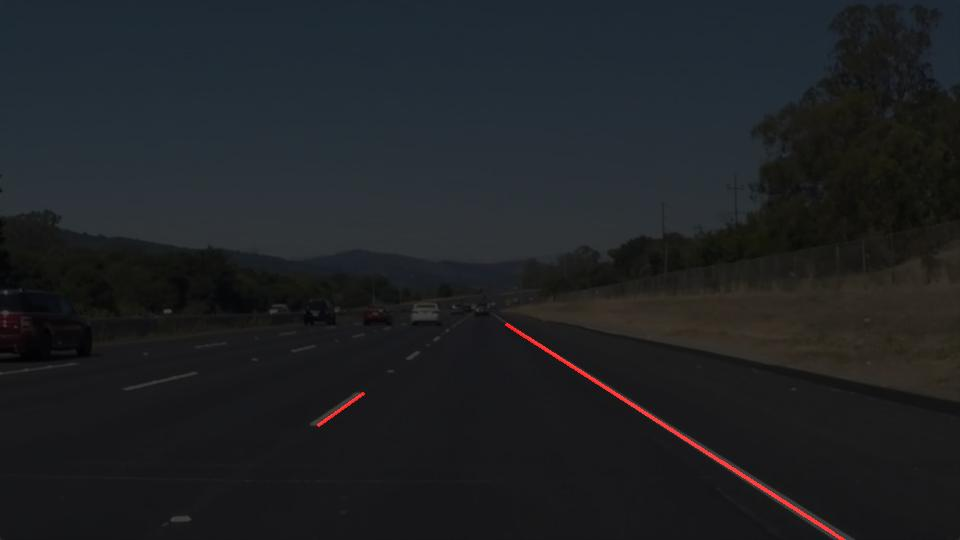
#> input picture test_images_output/solidWhiteRight.jpg, 960 x 540 px
$ python -i P1.py   (imports and definitions only)
#> lines starting #> are read from the running program, lines starting #| are printed output that depends on the picture; after the words box and inside, x2 and y2 are one past the last pixel; in counts of white or black regions, pixels touching at a corner belong together
#!/usr/bin/env python
# coding: utf-8

# # Self-Driving Car Engineer Nanodegree
#
#
# ## Project: **Finding Lane Lines on the Road**
# ***
# In this project, you will use the tools you learned about in the lesson to identify lane lines on the road.  You can develop your pipeline on a series of individual images, and later apply the result to a video stream (really just a series of images). Check out the video clip "raw-lines-example.mp4" (also contained in this repository) to see what the output should look like after using the helper functions below.
#
# Once you have a result that looks roughly like "raw-lines-example.mp4", you'll need to get creative and try to average and/or extrapolate the line segments you've detected to map out the full extent of the lane lines.  You can see an example of the result you're going for in the video "P1_example.mp4".  Ultimately, you would like to draw just one line for the left side of the lane, and one for the right.
#
# In addition to implementing code, there is a brief writeup to complete. The writeup should be completed in a separate file, which can be either a markdown file or a pdf document. There is a [write up template](https://github.com/udacity/CarND-LaneLines-P1/blob/master/writeup_template.md) that can be used to guide the writing process. Completing both the code in the Ipython notebook and the writeup template will cover all of the [rubric points](https://review.udacity.com/#!/rubrics/322/view) for this project.
#
# ---
# Let's have a look at our first image called 'test_images/solidWhiteRight.jpg'.  Run the 2 cells below (hit Shift-Enter or the "play" button above) to display the image.
#
# **Note: If, at any point, you encounter frozen display windows or other confounding issues, you can always start again with a clean slate by going to the "Kernel" menu above and selecting "Restart & Clear Output".**
#
# ---

# **The tools you have are color selection, region of interest selection, grayscaling, Gaussian smoothing, Canny Edge Detection and Hough Tranform line detection.  You  are also free to explore and try other techniques that were not presented in the lesson.  Your goal is piece together a pipeline to detect the line segments in the image, then average/extrapolate them and draw them onto the image for display (as below).  Once you have a working pipeline, try it out on the video stream below.**
#
# ---
#
# <figure>
#  <img src="examples/line-segments-example.jpg" width="380" alt="Combined Image" />
#  <figcaption>
#  <p></p>
#  <p style="text-align: center;"> Your output should look something like this (above) after detecting line segments using the helper functions below </p>
#  </figcaption>
# </figure>
#  <p></p>
# <figure>
#  <img src="examples/laneLines_thirdPass.jpg" width="380" alt="Combined Image" />
#  <figcaption>
#  <p></p>
#  <p style="text-align: center;"> Your goal is to connect/average/extrapolate line segments to get output like this</p>
#  </figcaption>
# </figure>

# **Run the cell below to import some packages.  If you get an `import error` for a package you've already installed, try changing your kernel (select the Kernel menu above --> Change Kernel).  Still have problems?  Try relaunching Jupyter Notebook from the terminal prompt.  Also, consult the forums for more troubleshooting tips.**

# ## Import Packages

# In[9]:


#importing some useful packages
import matplotlib.pyplot as plt
import matplotlib.image as mpimg
import numpy as np
import cv2
# % matplotlib inline


# ## Read in an Image

# In[10]:


# Reading in an image
# [5 lines not run here, left out]


# ## Ideas for Lane Detection Pipeline

# **Some OpenCV functions (beyond those introduced in the lesson) that might be useful for this project are:**
#
# `cv2.inRange()` for color selection
# `cv2.fillPoly()` for regions selection
# `cv2.line()` to draw lines on an image given endpoints
# `cv2.addWeighted()` to coadd / overlay two images
# `cv2.cvtColor()` to grayscale or change color
# `cv2.imwrite()` to output images to file
# `cv2.bitwise_and()` to apply a mask to an image
#
# **Check out the OpenCV documentation to learn about these and discover even more awesome functionality!**

# ## Helper Functions

# Below are some helper functions to help get you started. They should look familiar from the lesson!

# In[30]:


import math

def grayscale(img):
    """Applies the Grayscale transform
    This will return an image with only one color channel
    but NOTE: to see the returned image as grayscale
    (assuming your grayscaled image is called 'gray')
    you should call plt.imshow(gray, cmap='gray')"""
    return cv2.cvtColor(img, cv2.COLOR_RGB2GRAY)
    # Or use BGR2GRAY if you read an image with cv2.imread()
    # return cv2.cvtColor(img, cv2.COLOR_BGR2GRAY)

def canny(img, low_threshold, high_threshold):
    """Applies the Canny transform"""
    return cv2.Canny(img, low_threshold, high_threshold)

def gaussian_blur(img, kernel_size):
    """Applies a Gaussian Noise kernel"""
    return cv2.GaussianBlur(img, (kernel_size, kernel_size), 0)

def region_of_interest(img, vertices):
    """
    Applies an image mask.

    Only keeps the region of the image defined by the polygon
    formed from `vertices`. The rest of the image is set to black.
    `vertices` should be a numpy array of integer points.
    """
    #defining a blank mask to start with
    mask = np.zeros_like(img)

    #defining a 3 channel or 1 channel color to fill the mask with depending on the input image
    if len(img.shape) > 2:
        channel_count = img.shape[2]  # i.e. 3 or 4 depending on your image
        ignore_mask_color = (255,) * channel_count
    else:
        ignore_mask_color = 255

    #filling pixels inside the polygon defined by "vertices" with the fill color
    cv2.fillPoly(mask, vertices, ignore_mask_color)

    #returning the image only where mask pixels are nonzero
    masked_image = cv2.bitwise_and(img, mask)
    return masked_image


def draw_lines(img, lines, color=[255, 0, 0], thickness=2):
    """
    NOTE: this is the function you might want to use as a starting point once you want to
    average/extrapolate the line segments you detect to map out the full
    extent of the lane (going from the result shown in raw-lines-example.mp4
    to that shown in P1_example.mp4).

    Think about things like separating line segments by their
    slope ((y2-y1)/(x2-x1)) to decide which segments are part of the left
    line vs. the right line.  Then, you can average the position of each of
    the lines and extrapolate to the top and bottom of the lane.

    This function draws `lines` with `color` and `thickness`.
    Lines are drawn on the image inplace (mutates the image).
    If you want to make the lines semi-transparent, think about combining
    this function with the weighted_img() function below
    """
    for line in lines:
        for x1,y1,x2,y2 in line:
            cv2.line(img, (x1, y1), (x2, y2), color, thickness)

# [37 lines of commented-out code are left out]


def hough_lines(img, rho, theta, threshold, min_line_len, max_line_gap):
    """
    `img` should be the output of a Canny transform.

    Returns an image with hough lines drawn.
    """
    lines = cv2.HoughLinesP(img, rho, theta, threshold, np.array([]), minLineLength=min_line_len, maxLineGap=max_line_gap)
    line_img = np.zeros((img.shape[0], img.shape[1], 3), dtype=np.uint8)
    draw_lines(line_img, lines)
    return line_img

# Python 3 has support for cool math symbols.

def weighted_img(img, initial_img, α=0.8, β=1., γ=0.):
    """
    `img` is the output of the hough_lines(), An image with lines drawn on it.
    Should be a blank image (all black) with lines drawn on it.

    `initial_img` should be the image before any processing.

    The result image is computed as follows:

    initial_img * α + img * β + γ
    NOTE: initial_img and img must be the same shape!
    """
    return cv2.addWeighted(initial_img, α, img, β, γ)

# [14 lines left out: function get_lines_vertices, not called in this run]


# ## Test Images
#
# Build your pipeline to work on the images in the directory "test_images"
# **You should make sure your pipeline works well on these images before you try the videos.**

# In[18]:


import os
import operator
dir_name = "test_images"
# [1 line that did not run here, left out]


# ## Build a Lane Finding Pipeline
#
#

# Build the pipeline and run your solution on all test_images. Make copies into the `test_images_output` directory, and you can use the images in your writeup report.
#
# Try tuning the various parameters, especially the low and high Canny thresholds as well as the Hough lines parameters.

# In[31]:


# Choose the image number to analyze
image_number = 3;
image_numbers =  [1]
# image_numbers = range(len(images))

output_dir = "test_images_output"
save_fig = True

# [53 lines not run here, left out]


# In[81]:


# [1 line that did not run here, left out]
# [1 line that did not run here, left out]
# plt.imshow(masked_image)
# [1 line that did not run here, left out]
# [1 line that did not run here, left out]

# plt.imshow(hough_lines(masked_image, rho, theta, threshold, min_line_length, max_line_gap))

# draw_lines(line_img, lines)
color=[255, 0, 0]
thickness=2
# plt.imshow(line_img)

# # Classify the points in a line by their slope
# # Each line contains a list of [x,y] points. These points are then to be used in a least squares problem to find the lines
# line_left = []
# line_right = []
# for line in lines:
#     for x1,y1,x2,y2 in line:
#         m = (y2-y1)/(x2-x1)
#         if m > 0:
#             line_left.append([x1,y1])
#             line_left.append([x2,y2])
#         else:
#             line_right.append([x1,y1])
#             line_right.append([x2,y2])
# # # for line in lines:
# # #     for x1,y1,x2,y2 in line:
# # #         m = (y2-y1)/(x2-x1)
# # #         if m > 0:
# # #             line_left.append([x1,y1])
# # #             line_left.append([x2,y2])
# # #         else:
# # #             line_right.append([x1,y1])
# # #             line_right.append([x2,y2])


# # Determine slope and offset of left line
# # x-points
# points_x_left = [i for (i,j) in line_left]
# points_y_left = [j for (i,j) in line_left]
# points_x_right = [i for (i,j) in line_right]
# points_y_right = [j for (i,j) in line_right]

# (slope_left, intercept_left) = np.polyfit(points_x_left, points_y_left, 1)
# (slope_right, intercept_right) = np.polyfit(points_x_right, points_y_right, 1)
# # print("slope_left: " + str(slope_left))
# # print("slope_right: " + str(slope_right))
# plt.imshow(image)
# # plt.show()

# x_axis = np.linspace(min(points_x_left), max(points_x_left), 100)
# y_axis = slope_left * x_axis + intercept_left
# plt.plot(x_axis, y_axis,'-r',lw=5)
# x_axis = np.linspace(min(points_x_right), max(points_x_right), 100)
# y_axis = slope_right * x_axis + intercept_right
# # plt.plot(x_axis, y_axis,'-r',lw=5)

# # img = line_img


line_left = []
line_right = []
# [9 lines not run here, left out]

# Determine slope and offset of left line
# x-points
points_x_left = [i for (i,j) in line_left]
points_y_left = [j for (i,j) in line_left]
points_x_right = [i for (i,j) in line_right]
points_y_right = [j for (i,j) in line_right]

# [1 line that did not run here, left out]
# [1 line that did not run here, left out]

# Create x and y points for the left image
# [1 line that did not run here, left out]
# [1 line that did not run here, left out]
# Create x and y points for the right image
# [1 line that did not run here, left out]
# [1 line that did not run here, left out]

# Find indices of min and max points of left image
# [1 line that did not run here, left out]
# [1 line that did not run here, left out]
# [1 line that did not run here, left out]
# [1 line that did not run here, left out]

# [12 lines not run here, left out]


# ## Test on Videos
#
# You know what's cooler than drawing lanes over images? Drawing lanes over video!
#
# We can test our solution on two provided videos:
#
# `solidWhiteRight.mp4`
#
# `solidYellowLeft.mp4`
#
# **Note: if you get an import error when you run the next cell, try changing your kernel (select the Kernel menu above --> Change Kernel). Still have problems? Try relaunching Jupyter Notebook from the terminal prompt. Also, consult the forums for more troubleshooting tips.**
#
# **If you get an error that looks like this:**
# ```
# NeedDownloadError: Need ffmpeg exe.
# You can download it by calling:
# imageio.plugins.ffmpeg.download()
# ```
# **Follow the instructions in the error message and check out [this forum post](https://discussions.udacity.com/t/project-error-of-test-on-videos/274082) for more troubleshooting tips across operating systems.**

# In[32]:


# Import everything needed to edit/save/watch video clips
from moviepy.editor import VideoFileClip
from IPython.display import HTML


# In[33]:


def process_image(image):
    # NOTE: The output you return should be a color image (3 channel) for processing video below
    # TODO: put your pipeline here,
    # you should return the final output (image where lines are drawn on lanes)

    gray = grayscale(image)

    # Define a kernel size and apply Gaussian smoothing
    kernel_size = 5
    blur_gray = gaussian_blur(gray, kernel_size)

    # Define our parameters for Canny and apply
    low_threshold = 50
    high_threshold = 150
    edges = canny(blur_gray, low_threshold, high_threshold)


    # This time we are defining a four sided polygon to mask
    imshape = image.shape
    vertices = np.array([[(150,imshape[0]),(450, 325), (imshape[1]-425, 325), (imshape[1],imshape[0])]], dtype=np.int32)
    masked_image = region_of_interest(edges, vertices)

    # Define the Hough transform parameters
    # Make a blank the same size as our image to draw on
    rho = 1 # distance resolution in pixels of the Hough grid
    theta = np.pi/180 # angular resolution in radians of the Hough grid
    threshold = 50           # minimum number of votes (intersections in Hough grid cell)
    min_line_length = 20    # minimum number of pixels making up a line
    max_line_gap = 5        # maximum gap in pixels between connectable line segments
    line_image = np.copy(image)*0 # creating a blank to draw lines on

    line_img = hough_lines(masked_image, rho, theta, threshold, min_line_length, max_line_gap)

    color_edges = np.dstack((edges, edges, edges))

    # Draw the lines on the edge image
    lines_edges = weighted_img(line_img, image, α=0.5, β=1., γ=0.)

    return lines_edges


# Let's try the one with the solid white lane on the right first ...

# In[34]:


white_output = 'test_videos_output/solidWhiteRight.mp4'
## To speed up the testing process you may want to try your pipeline on a shorter subclip of the video
## To do so add .subclip(start_second,end_second) to the end of the line below
## Where start_second and end_second are integer values representing the start and end of the subclip
## You may also uncomment the following line for a subclip of the first 5 seconds
##clip1 = VideoFileClip("test_videos/solidWhiteRight.mp4").subclip(0,5)
# [1 line that did not run here, left out]
# [1 line that did not run here, left out]
# [13 lines not run here, left out]


# ## Improve the draw_lines() function
#
# **At this point, if you were successful with making the pipeline and tuning parameters, you probably have the Hough line segments drawn onto the road, but what about identifying the full extent of the lane and marking it clearly as in the example video (P1_example.mp4)?  Think about defining a line to run the full length of the visible lane based on the line segments you identified with the Hough Transform. As mentioned previously, try to average and/or extrapolate the line segments you've detected to map out the full extent of the lane lines. You can see an example of the result you're going for in the video "P1_example.mp4".**
#
# **Go back and modify your draw_lines function accordingly and try re-running your pipeline. The new output should draw a single, solid line over the left lane line and a single, solid line over the right lane line. The lines should start from the bottom of the image and extend out to the top of the region of interest.**

# Now for the one with the solid yellow lane on the left. This one's more tricky!

# In[36]:


yellow_output = 'test_videos_output/solidYellowLeft.mp4'
## To speed up the testing process you may want to try your pipeline on a shorter subclip of the video
## To do so add .subclip(start_second,end_second) to the end of the line below
## Where start_second and end_second are integer values representing the start and end of the subclip
## You may also uncomment the following line for a subclip of the first 5 seconds
# [1 line that did not run here, left out]
# [1 line that did not run here, left out]
# [1 line that did not run here, left out]
# [11 lines not run here, left out]


# ## Writeup and Submission
#
# If you're satisfied with your video outputs, it's time to make the report writeup in a pdf or markdown file. Once you have this Ipython notebook ready along with the writeup, it's time to submit for review! Here is a [link](https://github.com/udacity/CarND-LaneLines-P1/blob/master/writeup_template.md) to the writeup template file.
#

# ## Optional Challenge
#
# Try your lane finding pipeline on the video below.  Does it still work?  Can you figure out a way to make it more robust?  If you're up for the challenge, modify your pipeline so it works with this video and submit it along with the rest of your project!

# In[13]:


challenge_output = 'test_videos_output/challenge.mp4'
## To speed up the testing process you may want to try your pipeline on a shorter subclip of the video
## To do so add .subclip(start_second,end_second) to the end of the line below
## Where start_second and end_second are integer values representing the start and end of the subclip
## You may also uncomment the following line for a subclip of the first 5 seconds
##clip3 = VideoFileClip('test_videos/challenge.mp4').subclip(0,5)
# [1 line that did not run here, left out]
# [1 line that did not run here, left out]
# [11 lines not run here, left out]

>>> import cv2
>>> picture = cv2.cvtColor(cv2.imread('test_images_output/solidWhiteRight.jpg'), cv2.COLOR_BGR2RGB)
>>> result = process_image(picture)
#> in canny, `return cv2.Canny(img, low_threshold, high_threshold)`:
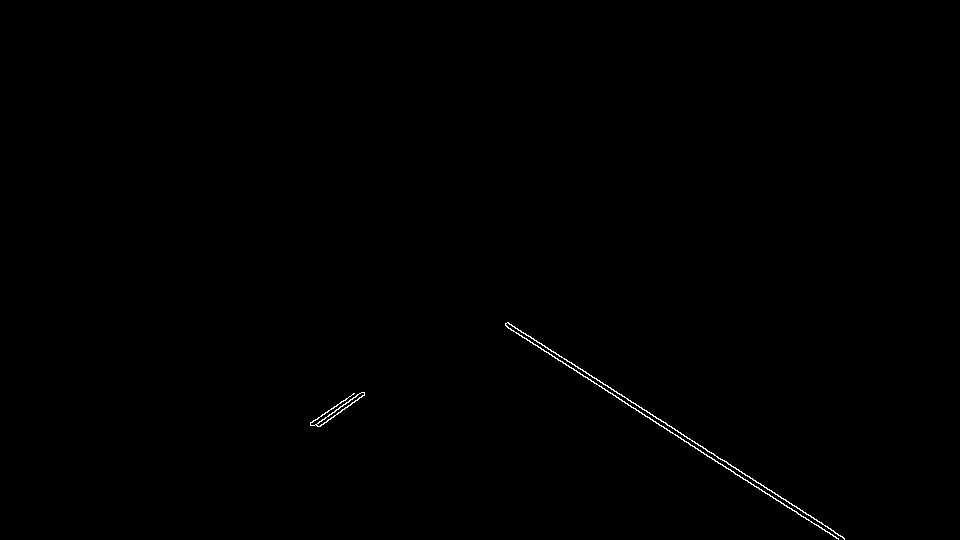
#> returned value: shape (540, 960); 0.26% white in thin lines or dots, all inside (x1, y1, x2, y2) = (310, 322, 845, 540)
#> in region_of_interest, `cv2.fillPoly(mask, vertices, ignore_mask_color)`:
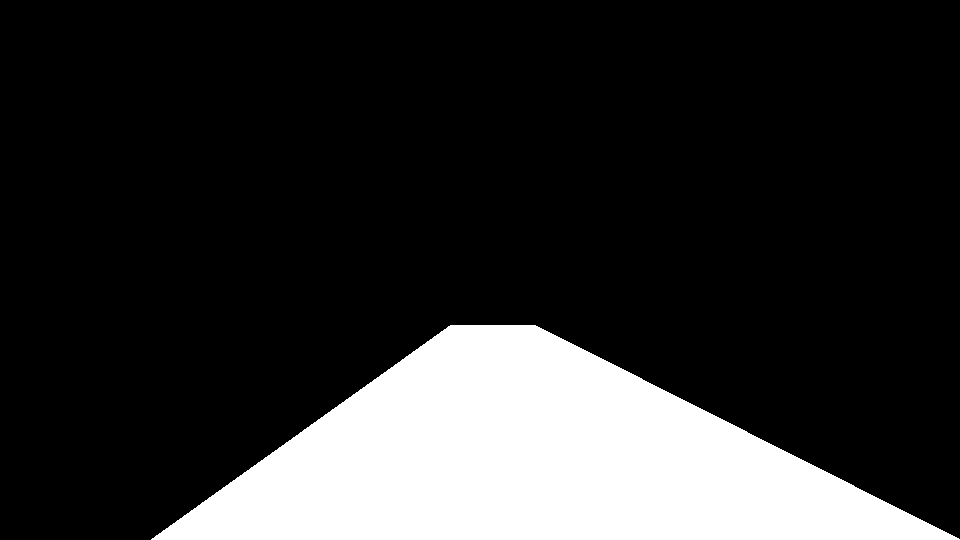
#> mask: shape (540, 960); 18.6% white; 1 white region, box (x1, y1, x2, y2) and area: (151, 325, 960, 540) 96361
#> in hough_lines, `lines = cv2.HoughLinesP(img, rho, theta, threshold, np.array([]), minL..`: lines = [[506, 325, 776, 500], [582, 369, 817, 521], [601, 386, 825, 531], [525, 333, 720, 459], [505, 325, 608, 392], [511, 325, 603, 384], [760, 483, 843, 537], [314, 425, 359, 393], [319, 426, 364, 395]]
#> the loop in draw_lines, `for line in lines:` made 9 passes
#> in weighted_img, `return cv2.addWeighted(initial_img, α, img, β, γ)`:
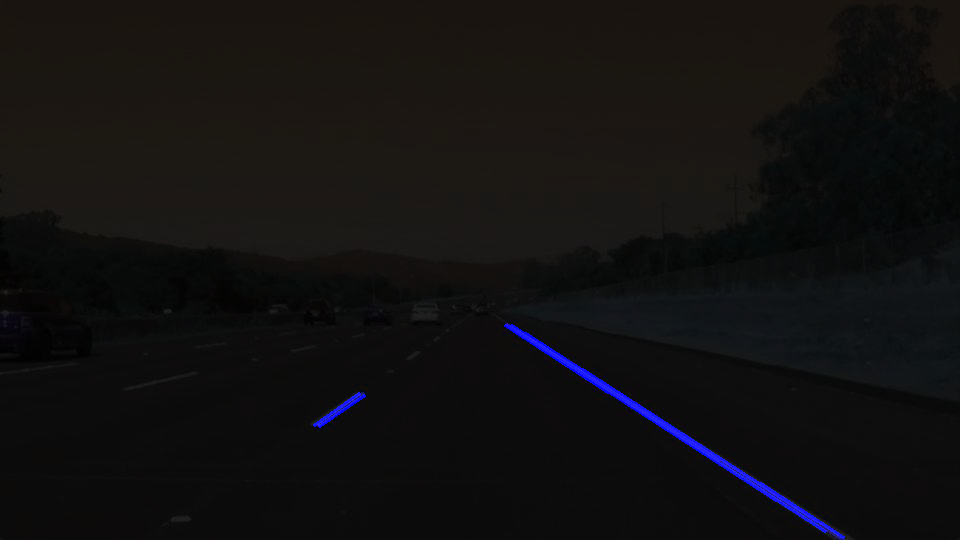
#> returned value: shape (540, 960, 3); mean of channels 0, 1, 2 16.6, 16.5, 17.9; drawn as B, G, R
